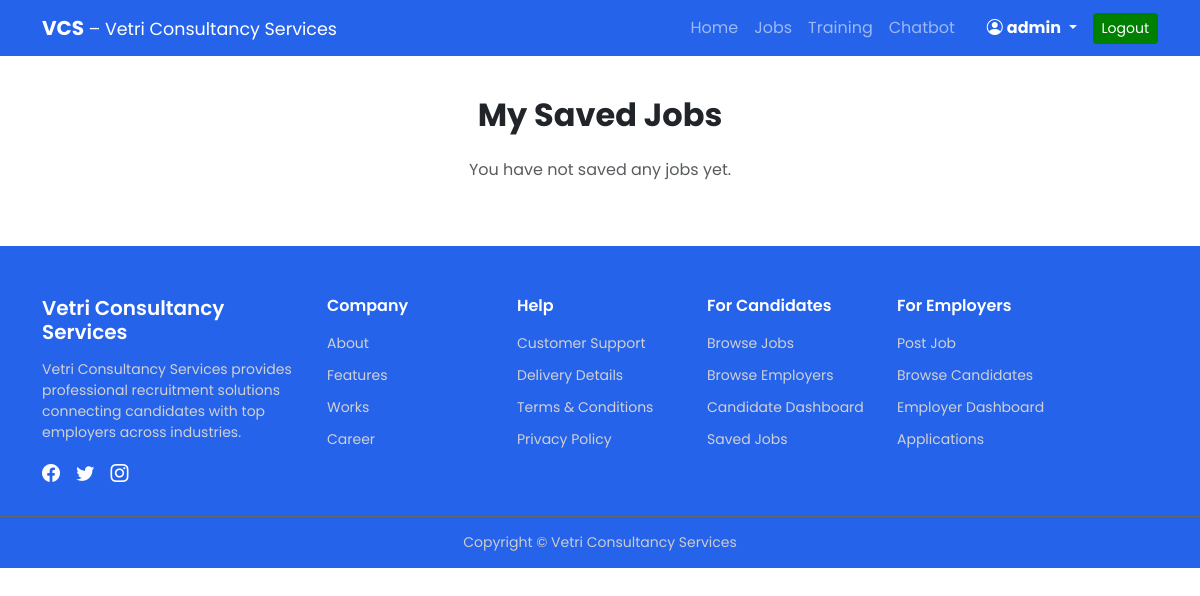
Before: /jobs/my-jobs/ (signed in) with the older database file.
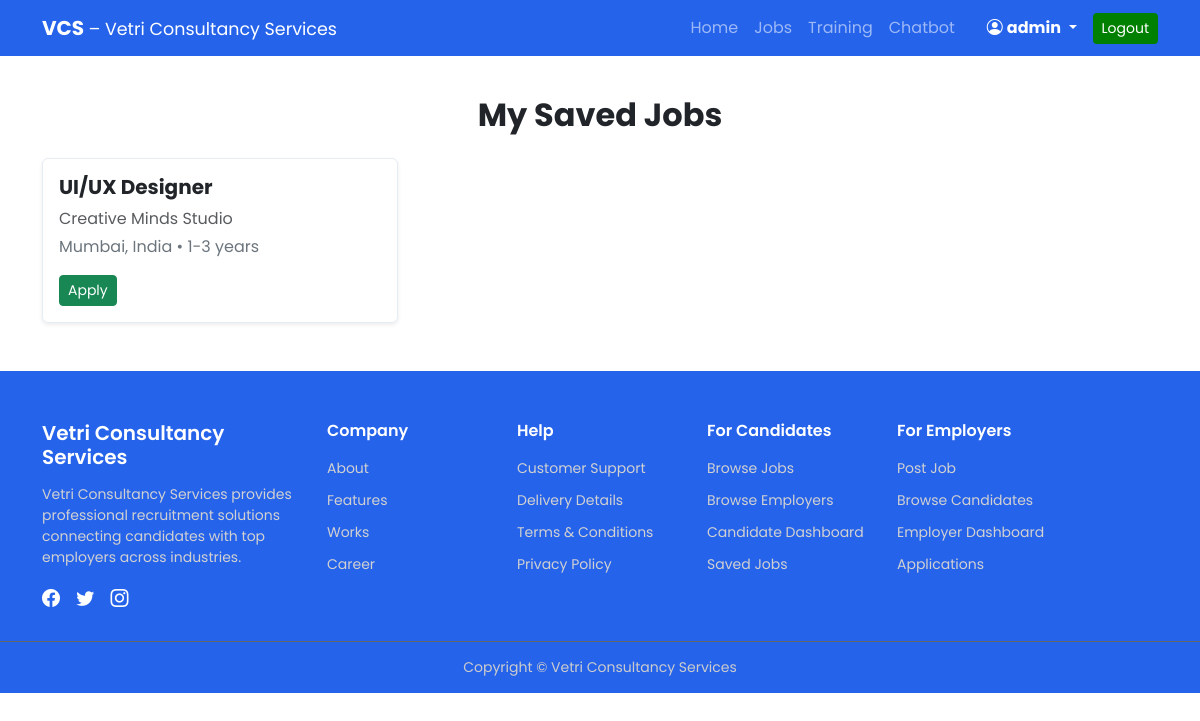
After: the same page with the newer database file.
### accounts/models.py (models this page shows)
class User(AbstractUser):
    USER_TYPE = (('free','Free'),
                 ('pro','Pro'),
                 ('consultant', 'Consultant'),
                 )
    user_type = models.CharField(max_length=10, choices=USER_TYPE, default='free')
    pro_subscription_active = models.BooleanField(default=False)
    whatsapp_number = models.CharField(max_length=15, blank=True, null=True)

### jobs/models.py (models this page shows, shortened)
class Job(models.Model):
    title = models.CharField(max_length=200)
    company = models.CharField(max_length=100)
    location = models.CharField(max_length=100)
    experience = models.CharField(max_length=50)
    description = models.TextField()
    FULL_TIME = 'FT'
    PART_TIME = 'PT'
    INTERNSHIP = 'IN'
    WORKING_SCHEDULE_CHOICES = [
        (FULL_TIME, 'Full Time'),
        (PART_TIME, 'Part Time'),
        (INTERNSHIP, 'Internship'),
    ]
    working_schedule = models.CharField(
        max_length=2,
        choices=WORKING_SCHEDULE_CHOICES,
        default=FULL_TIME
    )
    REMOTE = 'RM'
    HYBRID = 'HY'
    ONSITE = 'ON'
    WORK_TYPE_CHOICES = [
        (REMOTE, 'Remote'),
        (HYBRID, 'Hybrid'),
        (ONSITE, 'Onsite'),
    ]
    work_type = models.CharField(
        max_length=2,
        choices=WORK_TYPE_CHOICES,
        default=ONSITE
    )
    salary = models.CharField(max_length=100, null=True, blank=True)
    posted_by = models.ForeignKey(
        settings.AUTH_USER_MODEL,
        on_delete=models.CASCADE,
        related_name='jobs_posted'
    )
    created_at = models.DateTimeField(auto_now_add=True)

### jobs/views.py (the view)
# urls.py: path('my-jobs/', views.my_jobs, name='my_jobs'),
@login_required
def my_jobs(request):
    saved_jobs_qs = SavedJob.objects.filter(user=request.user).select_related('job')
    jobs = [saved.job for saved in saved_jobs_qs]
    saved_job_ids = [job.id for job in jobs]
    return render(request, 'jobs/my_jobs.html', {
        'jobs': jobs,
        'saved_jobs': saved_job_ids
    })

### jobs/templates/jobs/my_jobs.html (shortened to what this page needs)
{% extends 'base.html' %}
{% block content %}
<div class="container mt-5 pt-5">
    <h2 class="text-center mb-4 fw-bold">My Saved Jobs</h2>
    <div class="row g-4">
        {% for job in jobs %}
        <div class="col-md-6 col-lg-4">
            <div class="job-card shadow-sm p-3 rounded h-100 d-flex flex-column justify-content-between">
                <div class="job-info mb-3">
                    <h5 class="fw-bold">{{ job.title }}</h5>
                    <p class="text-muted mb-1">{{ job.company }}</p>
                    <p class="text-secondary mb-0">
                        {{ job.location }} • {{ job.experience }}
                    </p>
                </div>
                <div class="d-flex justify-content-between align-items-center mt-auto">
<a href="{% url 'jobs:apply_job' job.id %}" class="btn btn-success btn-sm">
    Apply
</a>
                </div>
                </div>
        </div>
        {% empty %}
        <div class="col-12">
            <p class="text-center text-muted">You have not saved any jobs yet.</p>
        </div>
        {% endfor %}
    </div>
</div>
{% endblock %}

### templates/base.html (shortened to what this page needs)
{% load static %}
<!DOCTYPE html>
<html lang="en">
<head>
<link rel="stylesheet" href="https://cdn.jsdelivr.net/npm/bootstrap-icons@1.11.3/font/bootstrap-icons.css">
    <link href="https://cdn.jsdelivr.net/npm/bootstrap@5.3.2/dist/css/bootstrap.min.css" rel="stylesheet">
  </head>
<body>
<nav class="navbar navbar-expand-lg navbar-dark  fixed-top" style="background-color: #2563eb;">
  <div class="container">
    <a class="navbar-brand fw-bold" href="{% url 'dashboard' %}">
      VCS <span class="fw-normal small">– Vetri Consultancy Services</span>
    </a>
    <div class="collapse navbar-collapse" id="vcsNav">
      <ul class="navbar-nav ms-auto align-items-lg-center">
       {% if user.is_authenticated %}
        <li class="nav-item">
          <a class="nav-link {% if request.resolver_match.url_name == 'dashboard' %}active{% endif %}"
             href="{% url 'dashboard' %}">Home</a>
        </li>
       <li class="nav-item">
  <a class="nav-link {% if request.resolver_match.url_name == 'job_list' and request.resolver_match.namespace == 'jobs' %}active{% endif %}"
     href="{% url 'jobs:job_list' %}">Jobs</a>
</li>
        <li class="nav-item">
          <a class="nav-link {% if request.resolver_match.url_name == 'training_catalog' %}active{% endif %}"
             href="{% url 'training_catalog' %}">Training</a>
        </li>
        <li class="nav-item">
          <a class="nav-link {% if request.resolver_match.url_name == 'chatbot' %}active{% endif %}"
             href="{% url 'chatbot-home' %}">Chatbot</a>
        </li>
<li class="nav-item dropdown ms-lg-3">
  <a class="nav-link dropdown-toggle text-white fw-bold" href="#" id="userDropdown" role="button" data-bs-toggle="dropdown" aria-expanded="false">
    <i class="bi bi-person-circle me-1"></i>{{ user.username }}
  </a>
</li>
        <li class="nav-item ms-lg-2">
          <form method="post" action="{% url 'logout' %}">
            <button class="btn  btn-sm" style="background-color: green; color: white;">Logout</button>
          </form>
        </li>
        {% else %}
        <li class="nav-item ms-lg-3 d-flex gap-2">
          <a class="btn btn-light btn-sm fw-bold" href="{% url 'login' %}">Login</a>
          <a class="btn  btn-sm fw-bold" style="background-color: green;" href="{% url 'register' %}">Register</a>
        </li>
        {% endif %}
      </ul>
    </div>
  </div>
</nav>
    {% block content %}
    {% endblock %}
<footer class="vcs-footer mt-5">
  <div class="container">
    <div class="row gy-4">
      <div class="col-lg-3 col-md-6">
        <h5 class="footer-logo">Vetri Consultancy Services</h5>
        <p class="footer-text">
          Vetri Consultancy Services provides professional recruitment
          solutions connecting candidates with top employers across industries.
        </p>
        <div class="footer-social">
          <i class="bi bi-facebook"></i>
          <i class="bi bi-twitter"></i>
          <i class="bi bi-instagram"></i>
        </div>
      </div>
      <div class="col-lg-2 col-md-6">
        <h6>Company</h6>
        <ul>
          <li><a href="#">About</a></li>
          <li><a href="#">Features</a></li>
          <li><a href="#">Works</a></li>
          <li><a href="#">Career</a></li>
        </ul>
      </div>
      <div class="col-lg-2 col-md-6">
        <h6>Help</h6>
        <ul>
          <li><a href="#">Customer Support</a></li>
          <li><a href="#">Delivery Details</a></li>
          <li><a href="#">Terms & Conditions</a></li>
          <li><a href="#">Privacy Policy</a></li>
        </ul>
      </div>
      <div class="col-lg-2 col-md-6">
        <h6>For Candidates</h6>
        <ul>
          <li><a href="#">Browse Jobs</a></li>
          <li><a href="#">Browse Employers</a></li>
          <li><a href="#">Candidate Dashboard</a></li>
          <li><a href="#">Saved Jobs</a></li>
        </ul>
      </div>
      <div class="col-lg-3 col-md-6">
        <h6>For Employers</h6>
        <ul>
          <li><a href="#">Post Job</a></li>
          <li><a href="#">Browse Candidates</a></li>
          <li><a href="#">Employer Dashboard</a></li>
          <li><a href="#">Applications</a></li>
        </ul>
      </div>
    </div>
  </div>
  <div class="footer-bottom text-center">
    Copyright © Vetri Consultancy Services
  </div>
</footer>
</body>
</html>

### templates/base.html (style rules this page uses)
body { font-family: 'Poppins', sans-serif; }
.vcs-footer { background: #2563eb; color: #fff; padding: 50px 0 0; }
.vcs-footer h6, .footer-logo { font-weight: 600; margin-bottom: 15px; }
.footer-text { font-size: 14px; color: #d1d1d1; }
.vcs-footer ul { list-style: none; padding: 0; }
.vcs-footer ul li { margin-bottom: 8px; }
.vcs-footer ul li a { color: #d1d1d1; text-decoration: none; font-size: 14px; }
.footer-social i { font-size: 18px; margin-right: 12px; cursor: pointer; }
.footer-bottom { border-top: 1px solid #666; margin-top: 30px; padding: 15px; font-size: 14px; color: #ccc; }

### jobs/templates/jobs/my_jobs.html (style rules this page uses)
.job-card { background: #ffffff; border-radius: 16px; border: 1px solid #e6ecf3; transition: all 0.25s ease; box-shadow: 0 8px 20px rgba(0, 0, 0, 0.08), 0 3px 6px rgba(0, 0, 0, 0.05); }

Changed rows visible on the page:
now on this page (row edited): Job: title "UI/UX Designer", company "Creative Minds Studio", location "Mumbai, India", experience "1-3 years"
Other visible differences:
text no longer shown: "You have not saved any jobs yet."
